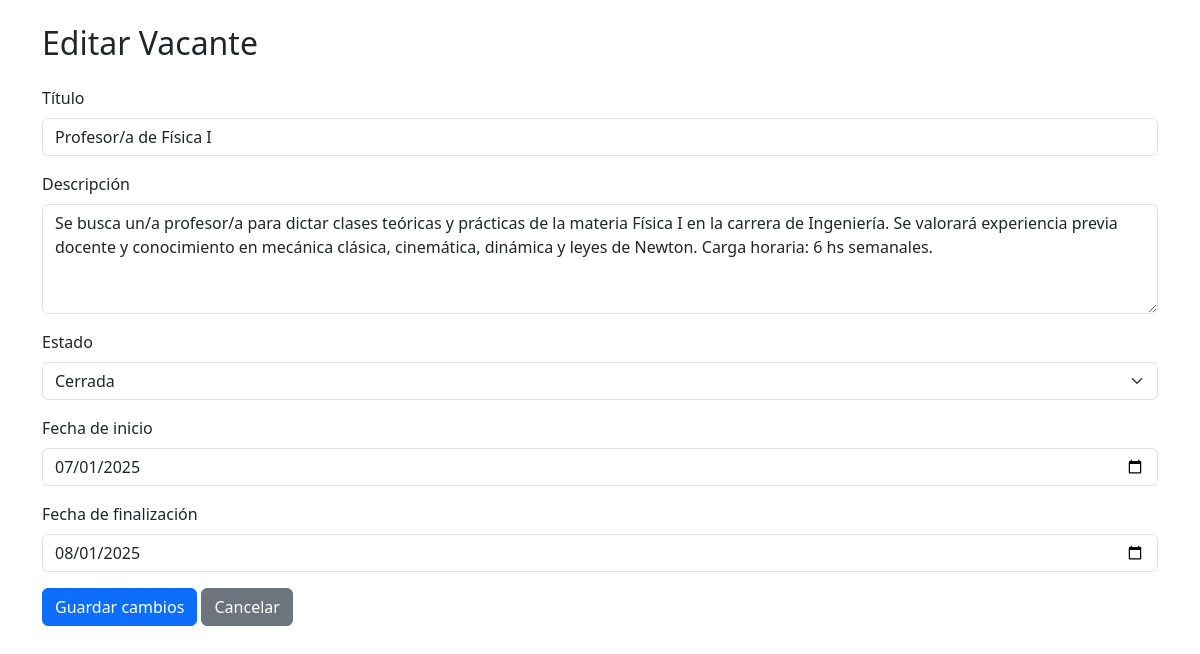
Screenshot of /php/editar_vacante.php?id=3 with the database file from the repository.
### tables this page shows
CREATE TABLE `vacante` (
  `ID` int(11) NOT NULL,
  `estado` varchar(256) NOT NULL,
  `descripcion` varchar(525) NOT NULL,
  `fecha_ini` date NOT NULL,
  `fecha_fin` date NOT NULL,
  `titulo` varchar(150) NOT NULL,
  `ID_Jefe` int(11) NOT NULL
);

### php/editar_vacante.php (the view, shortened to what this page needs)
<?php
require('conection.php');
$id = $_GET['id'];
$sql = "SELECT * FROM vacante WHERE ID = ?";
$stmt = mysqli_prepare($conn, $sql);
mysqli_stmt_bind_param($stmt, "i", $id);
mysqli_stmt_execute($stmt);
$resultado = mysqli_stmt_get_result($stmt);
$vacante = mysqli_fetch_assoc($resultado);
?>
<!DOCTYPE html>
<html lang="es">
<head>
  <link href="https://cdn.jsdelivr.net/npm/bootstrap@5.3.3/dist/css/bootstrap.min.css" rel="stylesheet">
</head>
<body class="container py-4">
  <h2 class="mb-4">Editar Vacante</h2>
  <form method="POST" action="">
    <div class="mb-3">
      <label class="form-label">Título</label>
      <input type="text" name="titulo" class="form-control" value="<?= htmlspecialchars($vacante['titulo']) ?>" required>
    </div>
    <div class="mb-3">
      <label class="form-label">Descripción</label>
      <textarea name="descripcion" class="form-control" rows="4" required><?= htmlspecialchars($vacante['descripcion']) ?></textarea>
    </div>
    <div class="mb-3">
      <label class="form-label">Estado</label>
      <select name="estado" class="form-select" required>
        <option value="cerrada" <?= $vacante['estado'] === 'cerrada' ? 'selected' : '' ?>>Cerrada</option>
      </select>
    </div>
    <div class="mb-3">
      <label class="form-label">Fecha de inicio</label>
      <input type="date" name="fecha_ini" class="form-control" value="<?= $vacante['fecha_ini'] ?>" required>
    </div>
    <div class="mb-3">
      <label class="form-label">Fecha de finalización</label>
      <input type="date" name="fecha_fin" class="form-control" value="<?= $vacante['fecha_fin'] ?>" required>
    </div>
    <button type="submit" class="btn btn-primary">Guardar cambios</button>
    <a href="vacantes.php" class="btn btn-secondary">Cancelar</a>
  </form>
</body>
</html>

### rows the page displays
vacante: titulo "Profesor/a de Física I", descripcion "Se busca un/a profesor/a para dictar clases teóricas y prácticas de la materia Física I en la carrera de Ingeniería. Se valorará experiencia previa docente y conocimiento en mecánica clásica, cinemática, dinámica y leyes de Newton. Carga horaria: 6 hs semanales.", estado "Cerrada", fecha_ini "07/01/2025", fecha_fin "08/01/2025"
